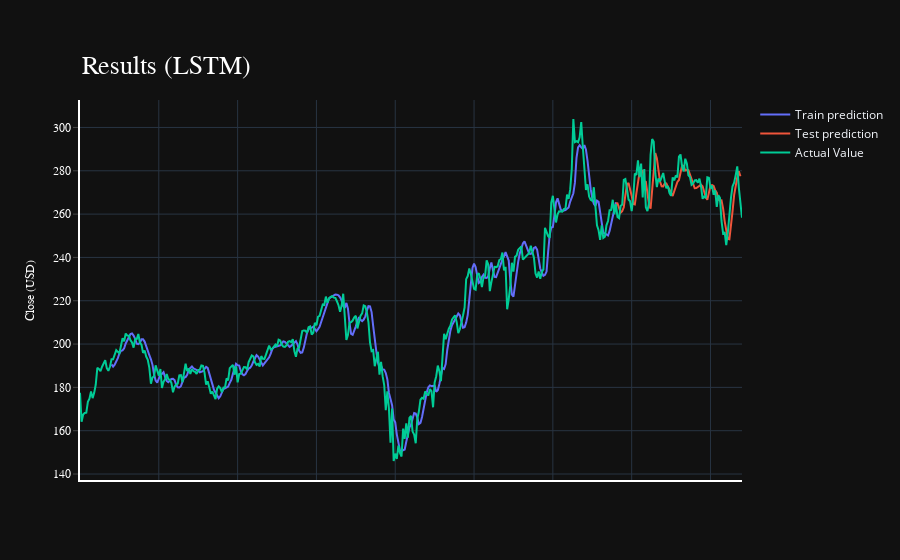

The cell this chart's notebook holds for it:
### Code cell
import plotly.express as px
import plotly.graph_objects as go

fig = go.Figure()
fig.add_trace(go.Scatter(go.Scatter(x=result.index, y=result[0],
                    mode='lines',
                    name='Train prediction')))
fig.add_trace(go.Scatter(x=result.index, y=result[1],
                    mode='lines',
                    name='Test prediction'))
fig.add_trace(go.Scatter(go.Scatter(x=result.index, y=result[2],
                    mode='lines',
                    name='Actual Value')))
fig.update_layout(
    xaxis=dict(
        showline=True,
        showgrid=True,
        showticklabels=False,
        linecolor='white',
        linewidth=2
    ),
    yaxis=dict(
        title_text='Close (USD)',
        titlefont=dict(
            family='Rockwell',
            size=12,
            color='white',
        ),
        showline=True,
        showgrid=True,
        showticklabels=True,
        linecolor='white',
        linewidth=2,
        ticks='outside',
        tickfont=dict(
            family='Rockwell',
            size=12,
            color='white',
        ),
    ),
    showlegend=True,
    template = 'plotly_dark'

)



annotations = []
annotations.append(dict(xref='paper', yref='paper', x=0.0, y=1.05,
                              xanchor='left', yanchor='bottom',
                              text='Results (LSTM)',
                              font=dict(family='Rockwell',
                                        size=26,
                                        color='white'),
                              showarrow=False))
fig.update_layout(annotations=annotations)

fig.show()

### Figure 1 — Plotly figure (JSON) as saved in the notebook; plotly's stock layout.template omitted (floating-point values rounded to 4 significant figures; data arrays with more than 128 entries replaced by an {"elided": "..."} marker saying what was removed)
{"data": [{"mode": "lines", "name": "Train prediction", "type": "scatter", "x": {"elided": "421 int values"}, "y": {"elided": "421 float values"}}, {"mode": "lines", "name": "Test prediction", "type": "scatter", "x": {"elided": "421 int values"}, "y": {"elided": "421 float values"}}, {"mode": "lines", "name": "Actual Value", "type": "scatter", "x": {"elided": "421 int values"}, "y": {"elided": "421 float values"}}], "layout": {"annotations": [{"font": {"color": "white", "family": "Rockwell", "size": 26}, "showarrow": false, "text": "Results (LSTM)", "x": 0, "xanchor": "left", "xref": "paper", "y": 1.05, "yanchor": "bottom", "yref": "paper"}], "showlegend": true, "xaxis": {"linecolor": "white", "linewidth": 2, "showgrid": true, "showline": true, "showticklabels": false}, "yaxis": {"linecolor": "white", "linewidth": 2, "showgrid": true, "showline": true, "showticklabels": true, "tickfont": {"color": "white", "family": "Rockwell", "size": 12}, "ticks": "outside", "title": {"font": {"color": "white", "family": "Rockwell", "size": 12}, "text": "Close (USD)"}}}}
